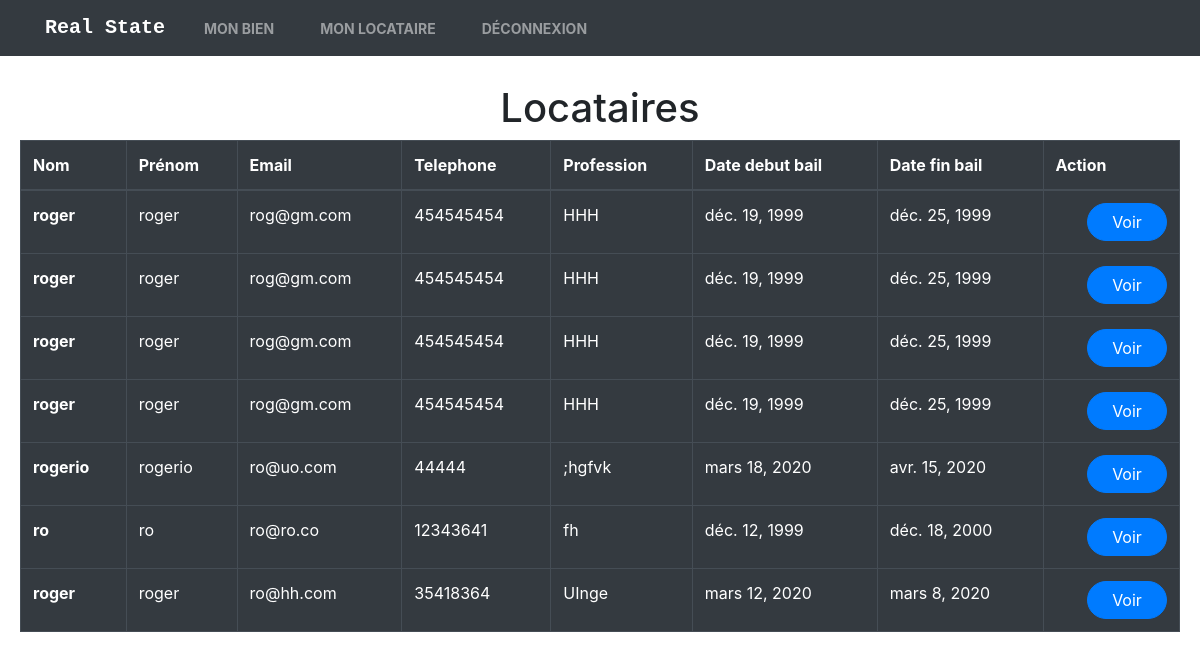
/locataires/ (signed in), run on the app's committed database.
### app/models.py (models this page shows, shortened)
class Location(models.Model):
    idLocation = models.AutoField(primary_key=True)
    numLocataire = models.ForeignKey(Locataire, on_delete=models.CASCADE, db_column='numLocataire')
    numLogement = models.ForeignKey(Logement, on_delete=models.CASCADE, db_column='numLogement')
    dateDebut = models.DateField(auto_now=False, auto_now_add=False)
    dateFin = models.DateField( auto_now=False, auto_now_add=False)
    class Meta:
        db_table = 'location'

class Locataire(models.Model):
    numLocataire = models.AutoField(primary_key=True)
    nomLocataire = models.CharField(max_length = 150)
    prenomLocataire = models.CharField(max_length = 150)
    telephoneLocataire = models.IntegerField(validators=[MinValueValidator(1), MaxValueValidator(19999999999)])
    mailLocataire = models.EmailField(max_length = 150)
    profession = models.CharField(max_length = 150)
    created_by = models.ForeignKey(User, on_delete=models.CASCADE)
    class Meta:
        db_table = 'locataire'

### app/views.py (the view)
# urls.py: path("locataires/",locataire_list ,name="locataires"),
@login_required(login_url="/login/")
def locataire_list(request):
    user = request.user
    locataires = Locataire.objects.filter(created_by=user)
    locations = []
    for locataire in locataires:
        locationObjects = Location.objects.filter(numLocataire=locataire)
        for locationObject in locationObjects:
            locations.append(locationObject)
    return render(request,"Locataire/locataire_list.html",locals())

### templates/Locataire/locataire_list.html
{% extends "base.html" %}
{% block content %}
<div class="card-body">
  <h1 class="card-title text-center mt-2 mb-2">Locataires</h1>
  <table class="table table-dark table-hover table-bordered">
    <thead>
      <tr>
        <th scope="col">Nom</th>
        <th scope="col">Prénom</th>
        <th scope="col">Email</th>
        <th scope="col">Telephone</th>
        <th scope="col">Profession</th>
        <th scope="col">Date debut bail</th>
        <th scope="col">Date fin bail</th>
        <th scope="text-right">Action</th>
      </tr>
    </thead>
    <tbody>
      {% for location in locations %}
      <tr>
        <th>{{location.numLocataire.nomLocataire}}</th>
        <td>{{location.numLocataire.prenomLocataire}}</td>
        <td>{{location.numLocataire.mailLocataire}}</td>
        <td>{{location.numLocataire.telephoneLocataire}}</td>
        <td>{{location.numLocataire.profession}}</td>
        <td>{{location.dateDebut}}</td>
        <td>{{location.dateFin}}</td>
        <td class="text-right">
          <a href="{% url 'detaillogements' location.numLogement.numM.numM  location.numLogement.numLogement %}" class="btn btn-primary badge-pill" style="width:80px;">Voir</a>
        </td>
      </tr>
      {% endfor %}
    </tbody>
  </table>
</div>
{% endblock %}

### templates/base.html (shortened to what this page needs)
<!DOCTYPE html>
<html lang="en">
{% load static %}
  <head>
    <link rel="stylesheet" type="text/css" href="{% static 'style.css' %}"/>
    <link
      rel="stylesheet"
      href="https://stackpath.bootstrapcdn.com/bootstrap/4.4.1/css/bootstrap.min.css"
    />
  </head>
  <body>
  <nav class="navbar navbar-expand-lg navbar-dark bg-dark">
  <div class ="container">
    <a class="navbar-brand" href="{% url 'maisons' %}">Real State</a>
    <div class="collapse navbar-collapse" id="navbarSupportedContent">
      <ul class="navbar-nav mr-auto">
        <li class="nav-item">
          <a class="nav-link" href="{% url 'maisons' %}">Mon Bien</a>
        </li>
        <li class="nav-item">
          <a class="nav-link" href="{% url 'locataires' %}">Mon Locataire</a>
        </li>
        <li class="nav-item">
          <a class="nav-link" href="{% url 'login' %}">Déconnexion</a>
        </li>
      </ul>
    </div>
    </div>
</nav>
    {% block content %}
    {% endblock %}
  </body>
</html>

### static/style.css (style rules this page uses)
.navbar-brand { font-weight: bold; font-family: monospace; font-size: 28px; }
.navbar-dark .navbar-nav .nav-link { font-weight: 700; font-size: 14px; text-transform: uppercase; }
.navbar-dark .navbar-nav .nav-item { margin: 0 15px; }
.bg-dark { background-color: #04204e !important; }

### data on the page
Location: numLocataire.nomLocataire "roger", numLocataire.prenomLocataire "roger", numLocataire.mailLocataire "rog@gm.com", numLocataire.telephoneLocataire "454545454", numLocataire.profession "HHH", dateDebut "déc. 19, 1999", dateFin "déc. 25, 1999"
Location: numLocataire.nomLocataire "roger", numLocataire.prenomLocataire "roger", numLocataire.mailLocataire "rog@gm.com", numLocataire.telephoneLocataire "454545454", numLocataire.profession "HHH", dateDebut "déc. 19, 1999", dateFin "déc. 25, 1999"
Location: numLocataire.nomLocataire "roger", numLocataire.prenomLocataire "roger", numLocataire.mailLocataire "rog@gm.com", numLocataire.telephoneLocataire "454545454", numLocataire.profession "HHH", dateDebut "déc. 19, 1999", dateFin "déc. 25, 1999"
Location: numLocataire.nomLocataire "roger", numLocataire.prenomLocataire "roger", numLocataire.mailLocataire "rog@gm.com", numLocataire.telephoneLocataire "454545454", numLocataire.profession "HHH", dateDebut "déc. 19, 1999", dateFin "déc. 25, 1999"
Location: numLocataire.nomLocataire "rogerio", numLocataire.prenomLocataire "rogerio", numLocataire.mailLocataire "ro@uo.com", numLocataire.telephoneLocataire "44444", numLocataire.profession ";hgfvk", dateDebut "mars 18, 2020", dateFin "avr. 15, 2020"
Location: numLocataire.nomLocataire "ro", numLocataire.prenomLocataire "ro", numLocataire.mailLocataire "ro@ro.co", numLocataire.telephoneLocataire "12343641", numLocataire.profession "fh", dateDebut "déc. 12, 1999", dateFin "déc. 18, 2000"
Location: numLocataire.nomLocataire "roger", numLocataire.prenomLocataire "roger", numLocataire.mailLocataire "ro@hh.com", numLocataire.telephoneLocataire "35418364", numLocataire.profession "UInge", dateDebut "mars 12, 2020", dateFin "mars 8, 2020"
